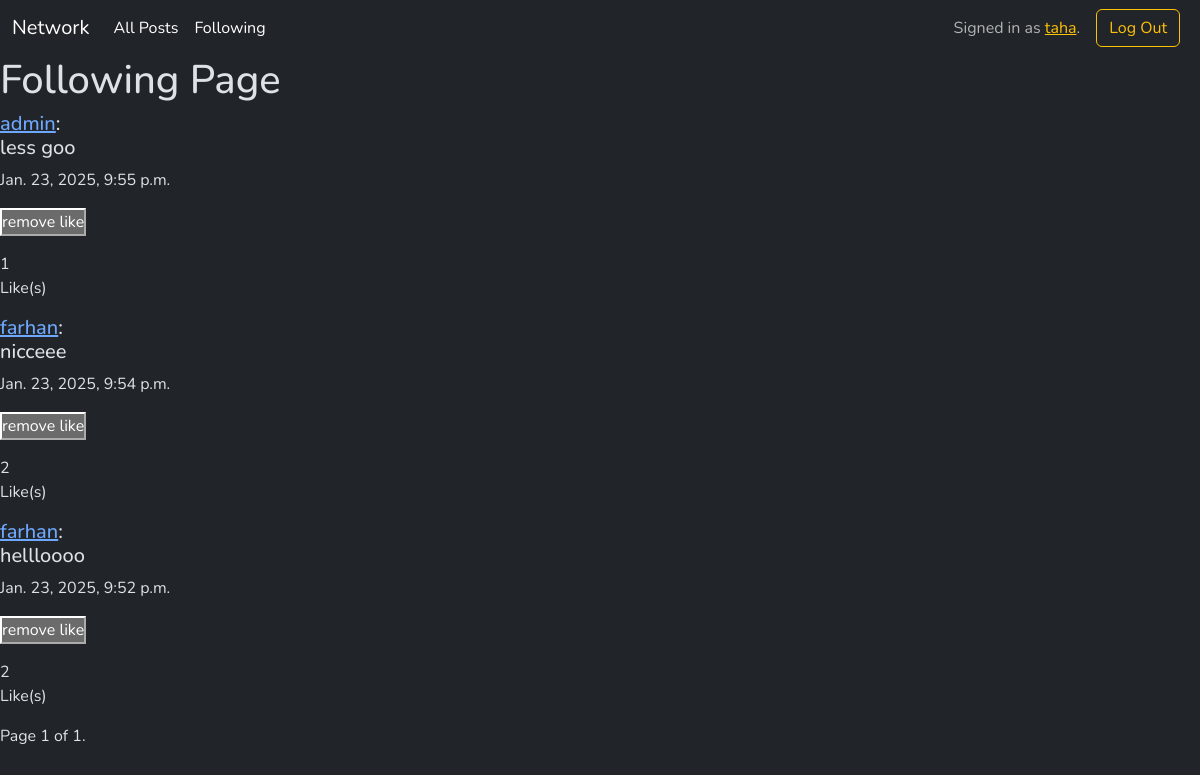
The page /following (signed in) on the database its author committed.
### network/models.py (models this page shows, shortened)
class User(AbstractUser):
    followers = models.ManyToManyField('self', related_name='following', symmetrical=False, blank=True)

class Post(models.Model):
    creator = models.ForeignKey(User, on_delete=models.CASCADE, related_name="posts")
    postContent = models.CharField(max_length=1000, blank=False)
    created_at = models.DateTimeField(auto_now_add=True)
    liked_by = models.ManyToManyField(User, related_name="liked_posts", blank=True)

### network/views.py (the view)
# urls.py: path("following", views.following, name="following"),
@login_required
def following(request):
    posts = Post.objects.none()
    for user in request.user.following.all():
        posts = posts | user.posts.all()
    page_obj = get_page_obj(request, posts.order_by('-created_at'))
    return render(request, 'network/following.html',{"page_obj":page_obj})

### network/util.py (called while the page is built)
def get_page_obj(request, posts):
    posts_list = posts
    paginator = Paginator(posts_list, 10)
    page_number = request.GET.get('page')
    page_obj = paginator.get_page(page_number)
    return page_obj

### network/templates/network/following.html
{% extends "network/layout.html" %}
{% block body %}
<h1>Following Page</h1>
{% include 'network/posts.html' %}
{% endblock body %}

### network/templates/network/layout.html (shortened to what this page needs)
{% load static %}
<!DOCTYPE html>
<html lang="en" class="h-100" data-bs-theme="dark">
<head>
    <link rel="stylesheet" href="https://stackpath.bootstrapcdn.com/bootstrap/4.4.1/css/bootstrap.min.css"
>
    <link href="{% static 'network/styles.css' %}" rel="stylesheet">
    <link href="https://cdn.jsdelivr.net/npm/bootstrap@5.3.3/dist/css/bootstrap.min.css" rel="stylesheet"
>
</head>
<body class="d-flex flex-column h-100">
  <nav class="navbar navbar-expand-lg  ">
    <div class="container-fluid">
      <a class="navbar-brand" href="{% url 'index' %}">
        Network</a>
      <div class="collapse navbar-collapse" id="navbarText">
        <ul class="navbar-nav me-auto mb-2 mb-lg-0">
          <li class="nav-item">
            <a class="nav-link text-white link-body-emphasis" aria-current="page"
              href="{% url 'index' %}">All Posts</a>
          </li>
          {% if user.is_authenticated %}
          <li class="nav-item">
            <a class="nav-link text-white link-body-emphasis" href="{% url 'following' %}">Following</a>
          </li>
          {% endif %}
        </ul>
        {% if user.is_authenticated %}
        <span class="navbar-text">
          Signed in as <a href="{% url 'userProfile' user.username %}" class="text-warning ">{{ user.username }}</a>.
        </span>
        <a href="{% url 'logout' %}"><button type="button" class="btn btn-outline-warning me-2 ms-3">Log
            Out</button></a>
        {% else %}
        <a href="{% url 'login' %}"><button type="button"
            class="btn btn-outline-warning me-2 ms-1">Login</button></a>
        <a href="{% url 'register' %}"><button type="button" class="btn btn-warning">Register</button></a>
        {% endif %}
      </div>
    </div>
  </nav>
        {% block body %}
        {% endblock %}
</body>
</html>

### network/templates/network/posts.html (shortened to what this page needs)
{% load static %}
{% for post in page_obj %}
<div class="post">
    <h5><a href="{% url 'userProfile' post.creator.username %}">{{post.creator}}</a>: <div class="post-content-{{post.id}}">{{post.postContent}}</div>
    </h5>
    <p>{{post.created_at}}</p>
    {% if user.is_authenticated %}
    {% if user in post.liked_by.all %}
    <button class="like-button" data-like="false" data-postid="{{post.id}}">remove like</button>
    {% else %}
    <button class="like-button" data-like="true" data-postid="{{post.id}}">add like</button>
    {% endif %}
    {% endif %}
    <p>
    <div class="like-count-{{post.id}}">{{post.liked_by.count}}</div> Like(s)</p>
</div>
{% empty %}
<div>No Posts.</div>
{% endfor %}
<div class="pagination">
    <span class="step-links">
        <span class="current">
            Page {{ page_obj.number }} of {{ page_obj.paginator.num_pages }}.
        </span>
    </span>
</div>

### network/static/network/styles.css (style rules this page uses)
* { margin: 0; padding: 0; box-sizing: border-box; font-family: "Nunito", sans-serif; }

### rows shown on the page
User: username "taha"
Post: creator "admin", postContent "less goo", created_at "Jan. 23, 2025, 9:55 p.m.", liked_by.count "1"
Post: creator "farhan", postContent "nicceee", created_at "Jan. 23, 2025, 9:54 p.m.", liked_by.count "2"
Post: creator "farhan", postContent "hellloooo", created_at "Jan. 23, 2025, 9:52 p.m.", liked_by.count "2"

### other values the page prints
{{ page_obj.number }} "1"
{{ page_obj.paginator.num_pages }} "1"
